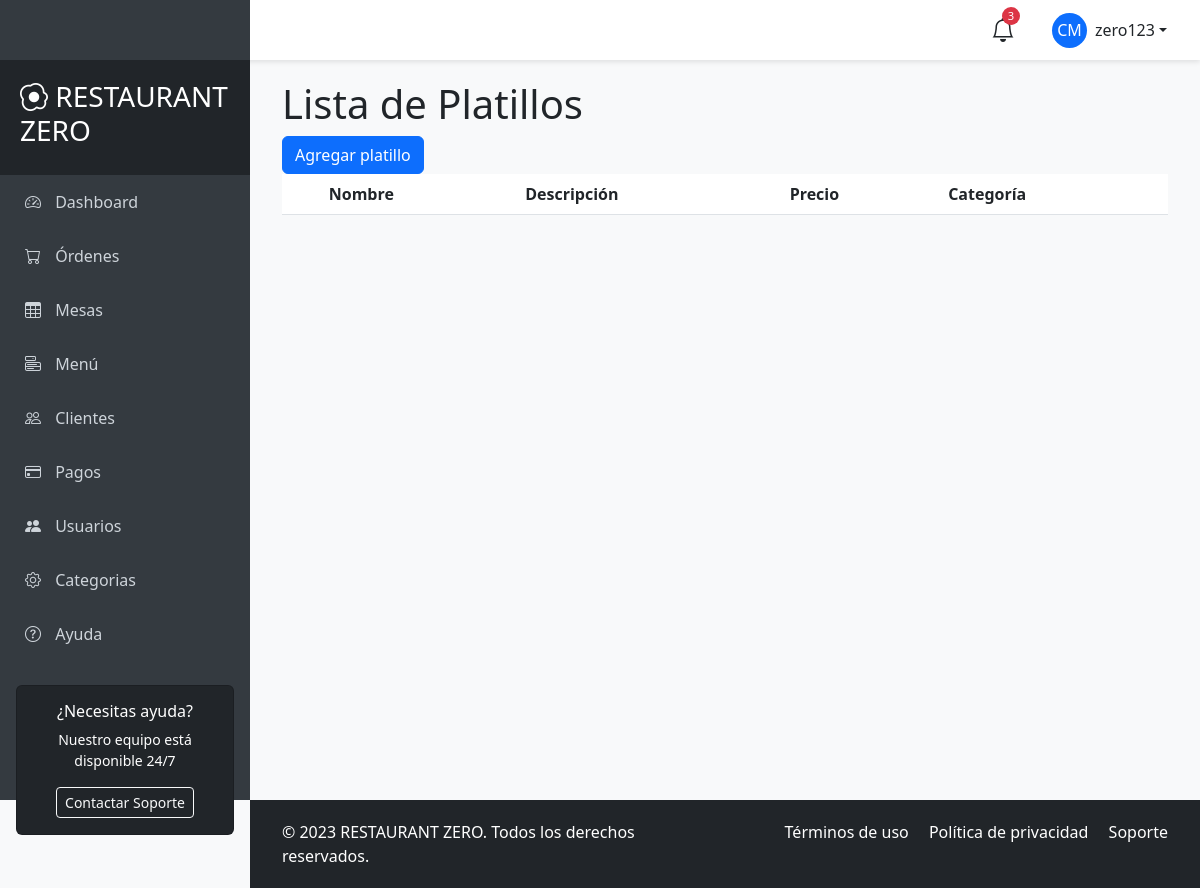
The app's page /platillos/platillos/ (signed in), older data.
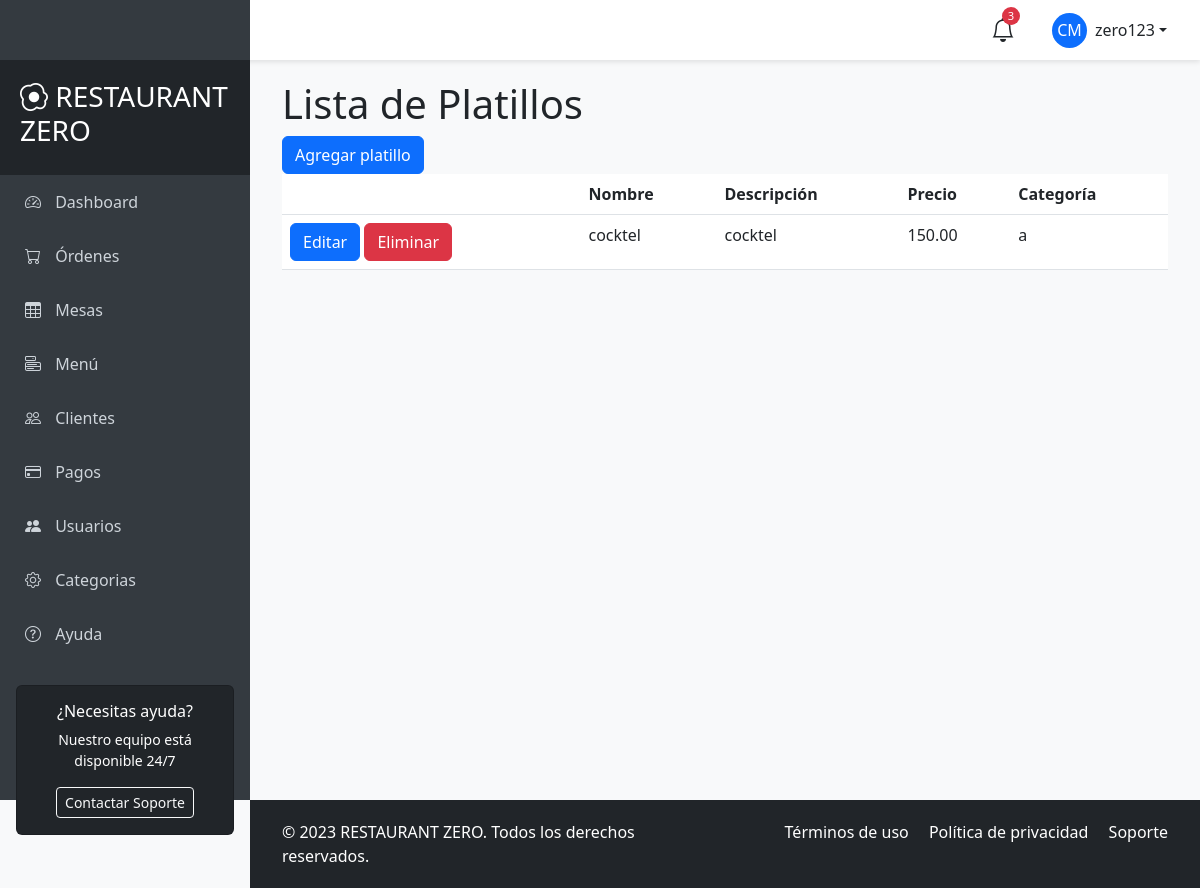
The same page, newer data.
### apps/platillos/models.py (models this page shows, shortened)
class Platillo(models.Model):
    nombre = models.CharField(max_length=200)
    descripcion = models.TextField()
    precio = models.DecimalField(max_digits=10, decimal_places=2)
    categoria = models.ForeignKey(Categoria, on_delete=models.CASCADE, related_name='platillos')

class Categoria(models.Model):
    nombre = models.CharField(max_length=100)

### apps/platillos/views.py (the view)
# urls.py: path('platillos/', views.PlatilloListView.as_view(), name='platillos_list'),
class PlatilloListView(LoginRequiredMixin, ListView):
    model = Platillo
    template_name = 'platillos/platillos_list.html'
    context_object_name = 'platillos'

### templates/platillos/platillos_list.html
{% extends 'main/base_user.html' %}
{% block content %}
<h1>Lista de Platillos</h1>
<a class="btn btn-primary" href="{% url 'platillos:platillos_create' %}">Agregar platillo</a>
<table class="table">
    <thead>
        <tr>
            <th></th>
            <th>Nombre</th>
            <th>Descripción</th>
            <th>Precio</th>
            <th>Categoría</th>
        </tr>
    </thead>
    <tbody>
        {% for platillo in platillos %}
        <tr>
            <td>
                <a class="btn btn-primary" href="{% url 'platillos:platillos_edit' platillo.pk %}">Editar</a>
                <a class="btn btn-danger" href="{% url 'platillos:platillos_delete' platillo.pk %}">Eliminar</a>
            </td>
            <td>{{platillo.nombre}}</td>
            <td>{{platillo.descripcion}}</td>
            <td>{{platillo.precio}}</td>
            <td>{{platillo.categoria.nombre}}</td>
        </tr>
        {% endfor %}
    </tbody>
</table>
{% endblock %}

Row changes from the older to the newer data that the page shows:
added Platillo: nombre "cocktel", descripcion "cocktel", precio "150.00", categoria.nombre "a"
